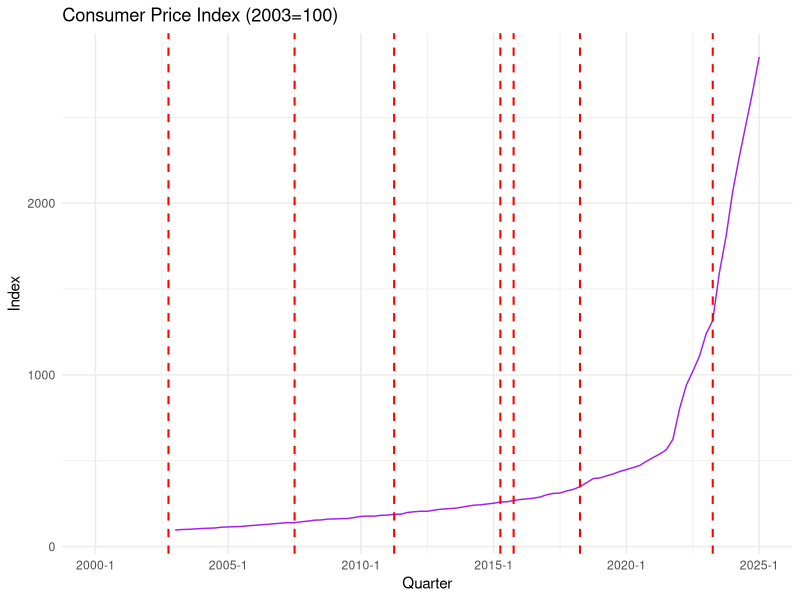
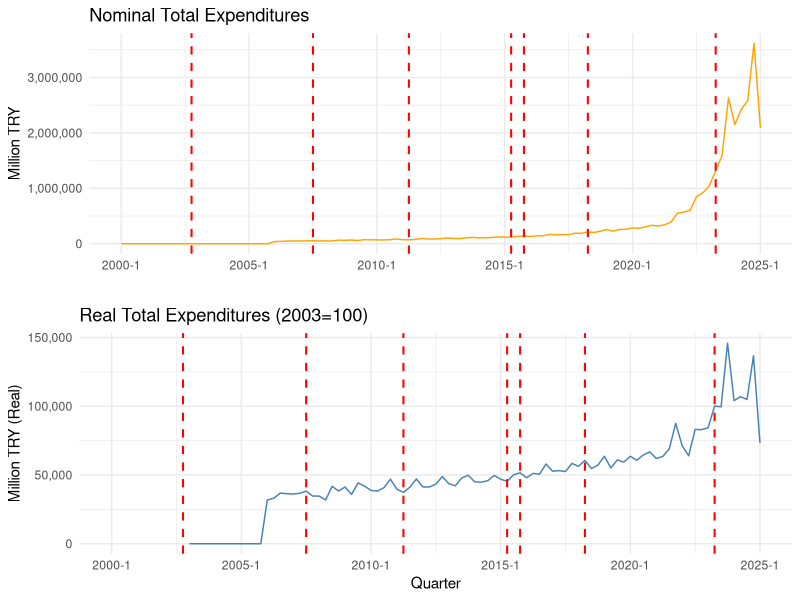
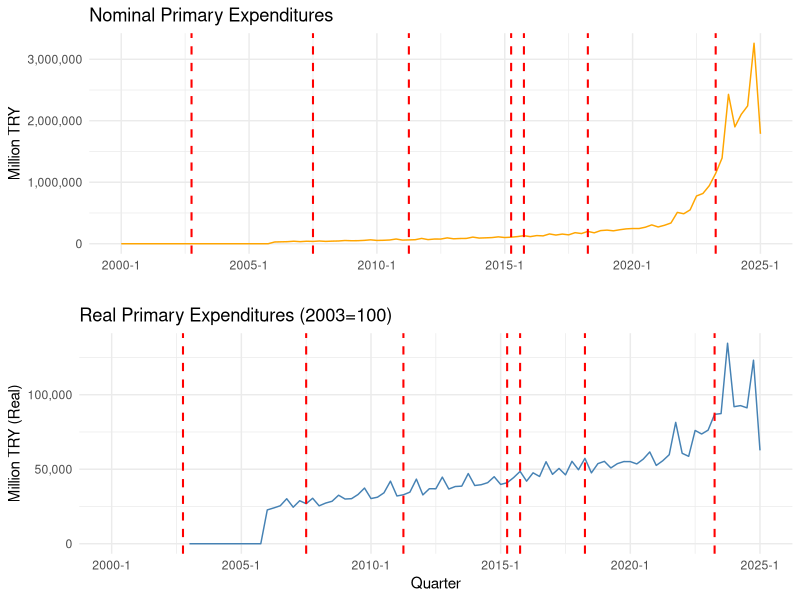
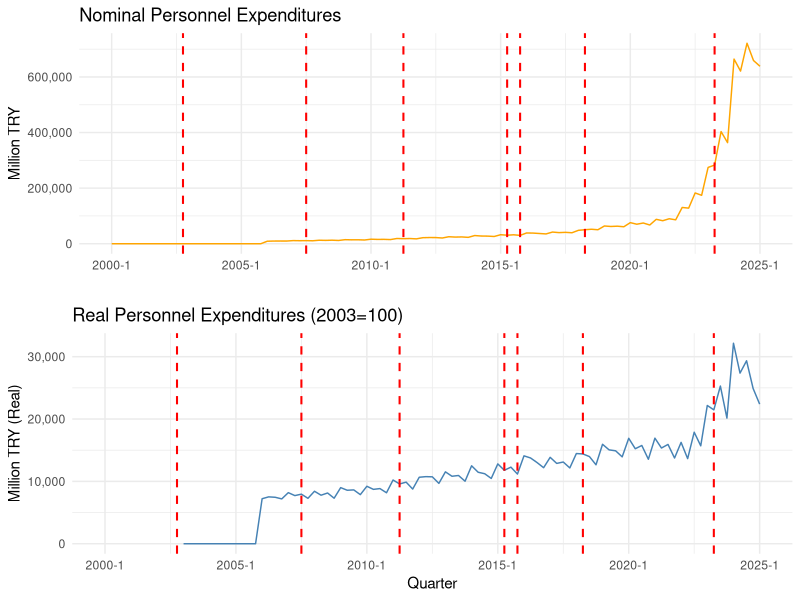
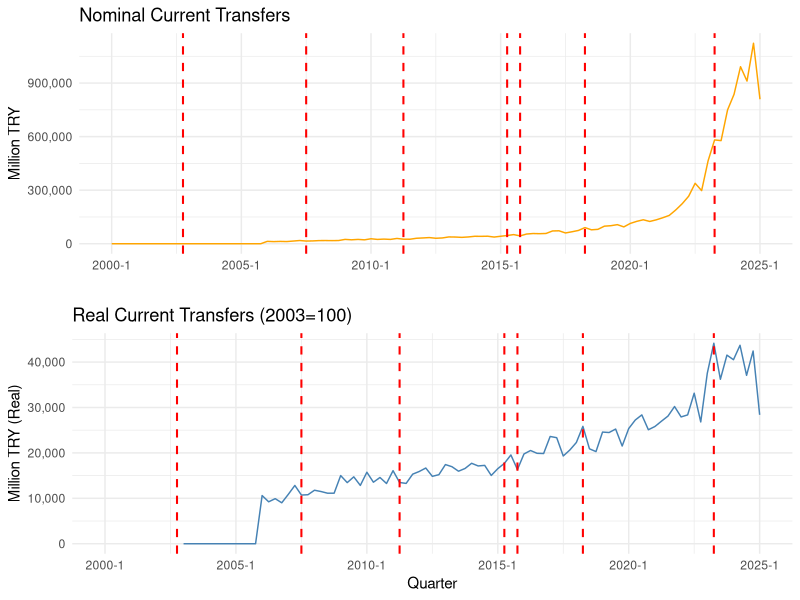

Write R code to recreate these figures, in order.
library(readr)
library(dplyr)
library(zoo)
library(ggplot2)
library(scales)

# Load EVDS_real.csv (already includes nominal + real values)
df <- read_csv("data/processed/EVDS_real.csv")

# Convert quarter to yearqtr format
df$quarter <- as.yearqtr(df$quarter)

# Define election quarters
elections <- as.yearqtr(c("2002 Q4", "2007 Q3", "2011 Q2", 
                          "2015 Q2", "2015 Q4", "2018 Q2", "2023 Q2"))

#Plot CPI
ggplot(df, aes(x = quarter, y = cpi)) +
  geom_line(color = "purple") +
  geom_vline(xintercept = elections, linetype = "dashed", color = "red", linewidth = 0.7) +
  labs(
    title = "Consumer Price Index (2003=100)",
    x = "Quarter",
    y = "Index"
  ) +
  theme_minimal()

#Function to plot nominal and real fiscal vars

plot_nominal_real <- function(df, nom_var, real_var, label) {
  p1 <- ggplot(df, aes(x = quarter, y = .data[[nom_var]])) +
    geom_line(color = "orange") +
    geom_vline(xintercept = elections, linetype = "dashed", color = "red", linewidth = 0.7) +
    labs(title = paste("Nominal", label), y = "Million TRY", x = "") +
    scale_y_continuous(labels = label_comma()) +
    theme_minimal()
  
  p2 <- ggplot(df, aes(x = quarter, y = .data[[real_var]])) +
    geom_line(color = "steelblue") +
    geom_vline(xintercept = elections, linetype = "dashed", color = "red", linewidth = 0.7) +
    labs(title = paste("Real", label, "(2003=100)"), y = "Million TRY (Real)", x = "Quarter") +
    scale_y_continuous(labels = label_comma()) +
    theme_minimal()
  
  return(list(p1 = p1, p2 = p2))
}

library(gridExtra)

var_pairs <- list(
  c("exp_total", "exp_total_real", "Total Expenditures"),
  c("exp_primary", "exp_primary_real", "Primary Expenditures"),
  c("exp_personnel", "exp_personnel_real", "Personnel Expenditures"),
  c("exp_transfers", "exp_transfers_real", "Current Transfers")
)

# Loop through each pair and display plots
for (pair in var_pairs) {
  plots <- plot_nominal_real(df, pair[1], pair[2], pair[3])
  grid.arrange(plots$p1, plots$p2, ncol = 1)
}


